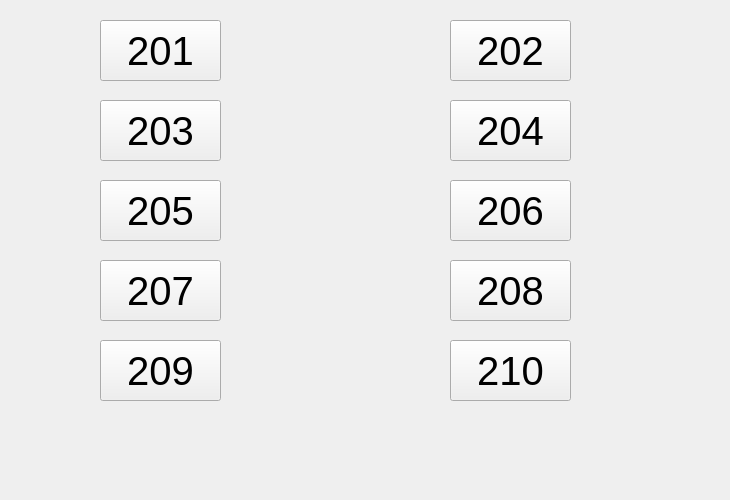
     <widget class="QWidget" name="shuangrenjian_2">
      <attribute name="title">
       <string>双人间</string>
      </attribute>
      <widget class="QPushButton" name="srj_11">
       <property name="geometry">
        <rect>
         <x>100</x>
         <y>20</y>
         <width>121</width>
         <height>61</height>
        </rect>
       </property>
       <property name="font">
        <font>
         <pointsize>30</pointsize>
        </font>
       </property>
       <property name="text">
        <string>201</string>
       </property>
      </widget>
      <widget class="QPushButton" name="srj_12">
       <property name="geometry">
        <rect>
         <x>450</x>
         <y>20</y>
         <width>121</width>
         <height>61</height>
        </rect>
       </property>
       <property name="font">
        <font>
         <pointsize>30</pointsize>
        </font>
       </property>
       <property name="text">
        <string>202</string>
       </property>
      </widget>
      <widget class="QPushButton" name="srj_13">
       <property name="geometry">
        <rect>
         <x>100</x>
         <y>100</y>
         <width>121</width>
         <height>61</height>
        </rect>
       </property>
       <property name="font">
        <font>
         <pointsize>30</pointsize>
        </font>
       </property>
       <property name="text">
        <string>203</string>
       </property>
      </widget>
      <widget class="QPushButton" name="srj_14">
       <property name="geometry">
        <rect>
         <x>450</x>
         <y>100</y>
         <width>121</width>
         <height>61</height>
        </rect>
       </property>
       <property name="font">
        <font>
         <pointsize>30</pointsize>
        </font>
       </property>
       <property name="text">
        <string>204</string>
       </property>
      </widget>
      <widget class="QPushButton" name="srj_16">
       <property name="geometry">
        <rect>
         <x>450</x>
         <y>180</y>
         <width>121</width>
         <height>61</height>
        </rect>
       </property>
       <property name="font">
        <font>
         <pointsize>30</pointsize>
        </font>
       </property>
       <property name="text">
        <string>206</string>
       </property>
      </widget>
      <widget class="QPushButton" name="srj_17">
       <property name="geometry">
        <rect>
         <x>100</x>
         <y>260</y>
         <width>121</width>
         <height>61</height>
        </rect>
       </property>
       <property name="font">
        <font>
         <pointsize>30</pointsize>
        </font>
       </property>
       <property name="text">
        <string>207</string>
       </property>
      </widget>
      <widget class="QPushButton" name="srj_18">
       <property name="geometry">
        <rect>
         <x>450</x>
         <y>260</y>
         <width>121</width>
         <height>61</height>
        </rect>
       </property>
       <property name="font">
        <font>
         <pointsize>30</pointsize>
        </font>
       </property>
       <property name="text">
        <string>208</string>
       </property>
      </widget>
      <widget class="QPushButton" name="srj_15">
       <property name="geometry">
        <rect>
         <x>100</x>
         <y>180</y>
         <width>121</width>
         <height>61</height>
        </rect>
       </property>
       <property name="font">
        <font>
         <pointsize>30</pointsize>
        </font>
       </property>
       <property name="text">
        <string>205</string>
       </property>
      </widget>
      <widget class="QPushButton" name="srj_20">
       <property name="geometry">
        <rect>
         <x>450</x>
         <y>340</y>
         <width>121</width>
         <height>61</height>
        </rect>
       </property>
       <property name="font">
        <font>
         <pointsize>30</pointsize>
        </font>
       </property>
       <property name="text">
        <string>210</string>
       </property>
      </widget>
      <widget class="QPushButton" name="srj_19">
       <property name="geometry">
        <rect>
         <x>100</x>
         <y>340</y>
         <width>121</width>
         <height>61</height>
        </rect>
       </property>
       <property name="font">
        <font>
         <pointsize>30</pointsize>
        </font>
       </property>
       <property name="text">
        <string>209</string>
       </property>
      </widget>
      <widget class="QLabel" name="label_6">
       <property name="geometry">
        <rect>
         <x>0</x>
         <y>0</y>
         <width>721</width>
         <height>491</height>
        </rect>
       </property>
       <property name="styleSheet">
        <string notr="true">border-image: url(:/picture/1.jpg);</string>
       </property>
       <property name="text">
        <string/>
       </property>
      </widget>
      <zorder>label_6</zorder>
      <zorder>srj_11</zorder>
      <zorder>srj_12</zorder>
      <zorder>srj_13</zorder>
      <zorder>srj_14</zorder>
      <zorder>srj_16</zorder>
      <zorder>srj_17</zorder>
      <zorder>srj_18</zorder>
      <zorder>srj_15</zorder>
      <zorder>srj_20</zorder>
      <zorder>srj_19</zorder>
     </widget>
